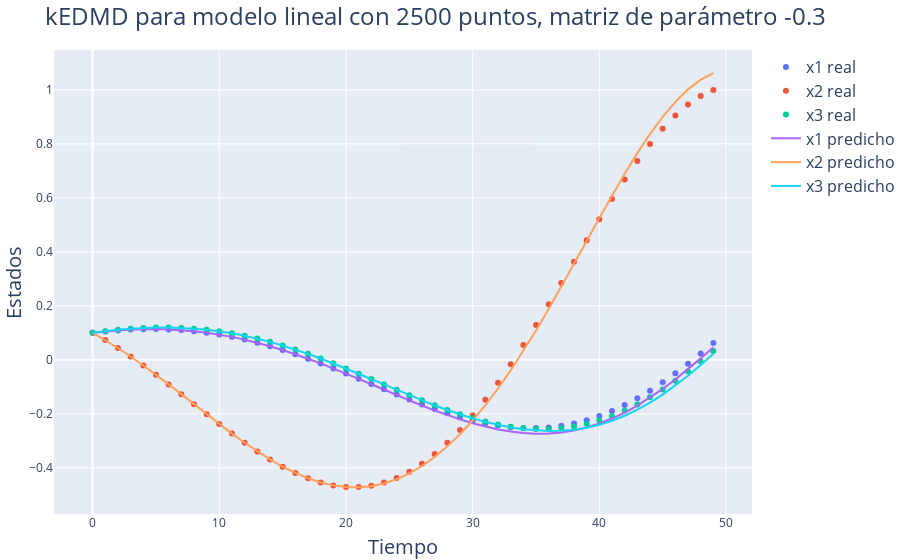

Notebook cell for this chart:
### Code cell
# Alpha
alpha = -0.3

# Predicción
x, x_koop, A, U = compute_linear_kedmd(alpha, N)

# Gráfico
fig = go.Figure()

fig.add_trace(go.Scatter(x=t, y=x[:,0], name='x1 real', mode='markers'))
fig.add_trace(go.Scatter(x=t, y=x[:,1], name='x2 real', mode='markers'))
fig.add_trace(go.Scatter(x=t, y=x[:,2], name='x3 real', mode='markers'))

fig.add_trace(go.Scatter(x=t, y=x_koop[:,0], name='x1 predicho'))
fig.add_trace(go.Scatter(x=t, y=x_koop[:,1], name='x2 predicho'))
fig.add_trace(go.Scatter(x=t, y=x_koop[:,2], name='x3 predicho'))

# Colocar titulo
fig.update_layout(
    title=f"kEDMD para modelo lineal con {N} puntos, matriz de parámetro {alpha}",
    xaxis_title="Tiempo",
    yaxis_title="Estados",
    margin=dict(l=0, r=0, t=50, b=0)
    )

fig.write_image(img_path+"Linear1.pdf")
fig.show()
